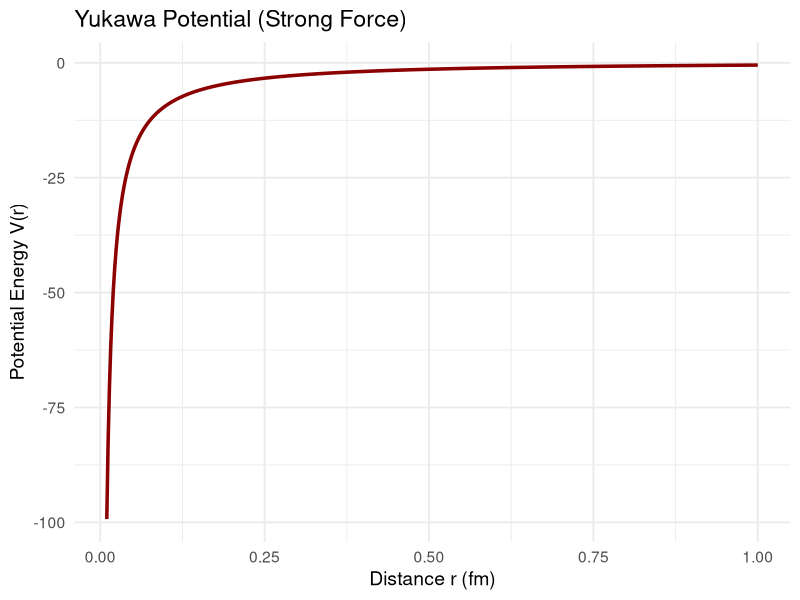
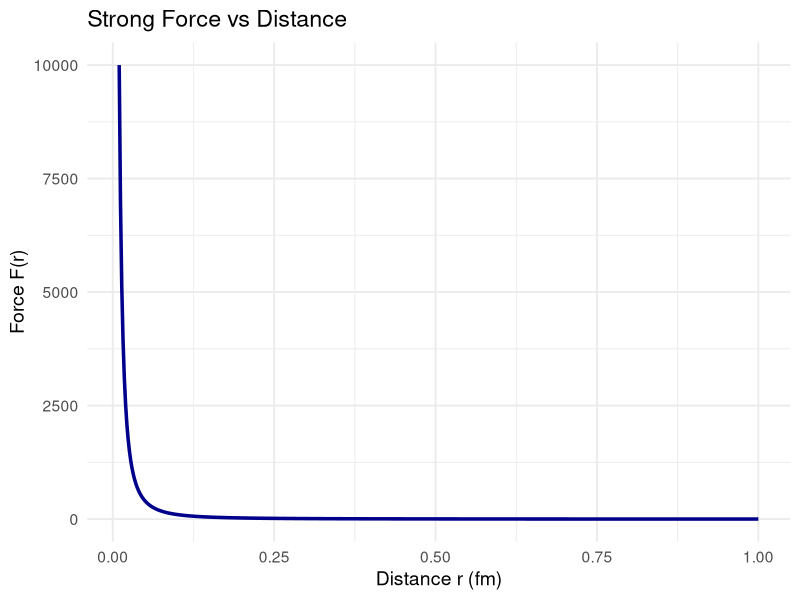
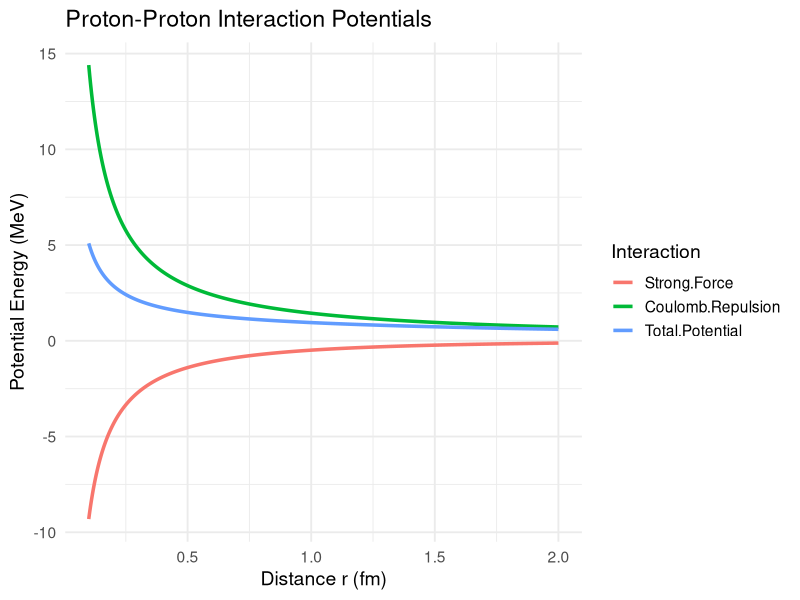

These figures' R source, in order:
## ---- chunk 1
# Load library
library(ggplot2)

# Constants
g <- 1         # arbitrary coupling strength
r0 <- 1.4      # range of strong force in femtometers

# Distance range (in femtometers)
r <- seq(0.01, 1, length.out = 500)

# Yukawa potential (V) and force (F = -dV/dr)
V <- -g^2 * exp(-r / r0) / r
F <- g^2 * exp(-r / r0) * (1 + r / r0) / r^2

# Create data frame
df <- data.frame(r = r, Potential = V, Force = F)

# Plot potential
p1 <- ggplot(df, aes(x = r, y = Potential)) +
  geom_line(color = "darkred", linewidth = 1.2) +
  labs(title = "Yukawa Potential (Strong Force)", x = "Distance r (fm)", y = "Potential Energy V(r)") +
  theme_minimal(base_size = 14)

# Plot force
p2 <- ggplot(df, aes(x = r, y = Force)) +
  geom_line(color = "darkblue", linewidth = 1.2) +
  labs(title = "Strong Force vs Distance", x = "Distance r (fm)", y = "Force F(r)") +
  theme_minimal(base_size = 14)

# Print plots
p1
p2
## ---- chunk 2
# Load library
library(ggplot2)

# Constants
g <- 1                   # Yukawa coupling (arbitrary units)
r0 <- 1.4                # Range of strong force (fm)
k_e <- 1.44              # Coulomb constant in MeV·fm (e² / (4πε₀) in nuclear units)
Z1 <- 1                  # Charge of proton 1
Z2 <- 1                  # Charge of proton 2

# Distance range in femtometers (avoid r = 0 to prevent division by zero)
r <- seq(0.1, 2, length.out = 500)

# Potentials
V_strong <- -g^2 * exp(-r / r0) / r
V_coulomb <- k_e * Z1 * Z2 / r
V_total <- V_strong + V_coulomb

# Create data frame
df <- data.frame(
  r = r,
  `Strong Force` = V_strong,
  `Coulomb Repulsion` = V_coulomb,
  `Total Potential` = V_total
)

# Melt for ggplot
library(reshape2)
df_melted <- melt(df, id.vars = "r", variable.name = "Type", value.name = "Potential")

# Plot all potentials on the same graph
ggplot(df_melted, aes(x = r, y = Potential, color = Type)) +
  geom_line(size = 1.2) +
  labs(title = "Proton-Proton Interaction Potentials",
       x = "Distance r (fm)",
       y = "Potential Energy (MeV)",
       color = "Interaction") +
  theme_minimal(base_size = 14)

